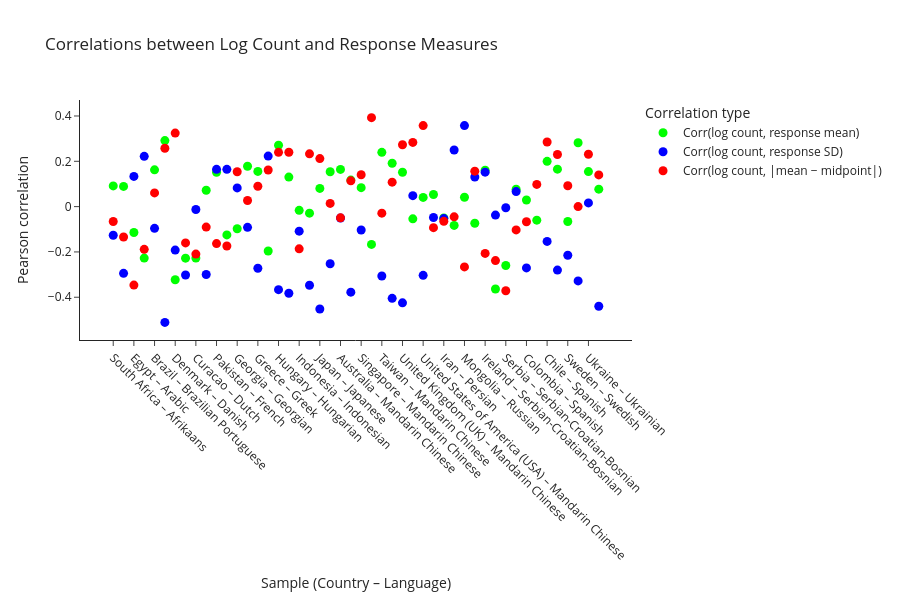

Notebook code cell kept with this figure:
### Code cell
fig = go.Figure()

fig.add_trace(go.Scatter(
    x=df_plot["sample"],
    y=df_plot["corr_logcount_response_mean"],
    mode="markers",
    name="Corr(log count, response mean)",
    marker=dict(size=9, color="lime")
))

fig.add_trace(go.Scatter(
    x=df_plot["sample"],
    y=df_plot["corr_logcount_response_sd"],
    mode="markers",
    name="Corr(log count, response SD)",
    marker=dict(size=9, color= 'blue')
))

fig.add_trace(go.Scatter(
    x=df_plot["sample"],
    y=df_plot["corr_logcount_abs_dist_midpoint"],
    mode="markers",
    name="Corr(log count, |mean − midpoint|)",
    marker=dict(size=9, color="red")
))

fig.update_layout(
    title="Correlations between Log Count and Response Measures",
    yaxis_title="Pearson correlation",
    xaxis_title="Sample (Country – Language)",
    xaxis_tickangle=45,
    height=600,
    legend_title="Correlation type",
    template="simple_white"
)

fig.show()

### Figure 1 — Plotly figure (JSON) as saved in the notebook; plotly's stock layout.template omitted (floating-point values rounded to 4 significant figures)
{"data": [{"marker": {"color": "lime", "size": 9}, "mode": "markers", "name": "Corr(log count, response mean)", "type": "scatter", "x": ["South Africa – Afrikaans", "Syria – Arabic", "Egypt – Arabic", "Jordan – Arabic", "Brazil – Brazilian Portuguese", "Bulgaria – Bulgarian", "Denmark – Danish", "Netherlands – Dutch", "Curacao – Dutch", "Finland – Finnish", "Pakistan – French", "France – French", "Georgia – Georgian", "Germany – German", "Greece – Greek", "Israel – Hebrew", "Hungary – Hungarian", "Iceland – Icelandic", "Indonesia – Indonesian", "Italy – Italian", "Japan – Japanese", "New Zealand – Mandarin Chinese", "Australia – Mandarin Chinese", "Hong Kong (S.A.R) – Mandarin Chinese", "Singapore – Mandarin Chinese", "Ghana – Mandarin Chinese", "Taiwan – Mandarin Chinese", "China – Mandarin Chinese", "United Kingdom (UK) – Mandarin Chinese", "Canada – Mandarin Chinese", "United States of America (USA) – Mandarin Chinese", "India – Marathi", "Iran – Persian", "Kazakhstan – Russian", "Mongolia – Russian", "Russia – Russian", "Ireland – Serbian-Croatian-Bosnian", "Croatia – Serbian-Croatian-Bosnian", "Serbia – Serbian-Croatian-Bosnian", "Peru – Spanish", "Colombia – Spanish", "Trinidad and Tobago – Spanish", "Chile – Spanish", "Malaysia – Standard Malay", "Sweden – Swedish", "Turkey – Turkish", "Ukraine – Ukrainian", "Vietnam – Vietnamese"], "y": [0.09149, 0.08929, -0.1143, -0.2273, 0.1624, 0.2915, -0.3229, -0.2276, -0.2272, 0.07204, 0.1515, -0.1249, -0.09763, 0.1781, 0.1555, -0.1958, 0.2709, 0.1304, -0.0164, -0.029, 0.08045, 0.1537, 0.1641, 0.1172, 0.08375, -0.1669, 0.2394, 0.1915, 0.1518, -0.05386, 0.04066, 0.05354, -0.05, -0.08289, 0.04157, -0.07352, 0.1605, -0.3636, -0.2599, 0.07704, 0.02941, -0.05972, 0.2, 0.1652, -0.06579, 0.2819, 0.1546, 0.07716]}, {"marker": {"color": "blue", "size": 9}, "mode": "markers", "name": "Corr(log count, response SD)", "type": "scatter", "x": ["South Africa – Afrikaans", "Syria – Arabic", "Egypt – Arabic", "Jordan – Arabic", "Brazil – Brazilian Portuguese", "Bulgaria – Bulgarian", "Denmark – Danish", "Netherlands – Dutch", "Curacao – Dutch", "Finland – Finnish", "Pakistan – French", "France – French", "Georgia – Georgian", "Germany – German", "Greece – Greek", "Israel – Hebrew", "Hungary – Hungarian", "Iceland – Icelandic", "Indonesia – Indonesian", "Italy – Italian", "Japan – Japanese", "New Zealand – Mandarin Chinese", "Australia – Mandarin Chinese", "Hong Kong (S.A.R) – Mandarin Chinese", "Singapore – Mandarin Chinese", "Ghana – Mandarin Chinese", "Taiwan – Mandarin Chinese", "China – Mandarin Chinese", "United Kingdom (UK) – Mandarin Chinese", "Canada – Mandarin Chinese", "United States of America (USA) – Mandarin Chinese", "India – Marathi", "Iran – Persian", "Kazakhstan – Russian", "Mongolia – Russian", "Russia – Russian", "Ireland – Serbian-Croatian-Bosnian", "Croatia – Serbian-Croatian-Bosnian", "Serbia – Serbian-Croatian-Bosnian", "Peru – Spanish", "Colombia – Spanish", "Trinidad and Tobago – Spanish", "Chile – Spanish", "Malaysia – Standard Malay", "Sweden – Swedish", "Turkey – Turkish", "Ukraine – Ukrainian", "Vietnam – Vietnamese"], "y": [-0.1265, -0.2945, 0.1333, 0.222, -0.09586, -0.5109, -0.1917, -0.3017, -0.01279, -0.2997, 0.1645, 0.1644, 0.08256, -0.09156, -0.2718, 0.2229, -0.3665, -0.3825, -0.1083, -0.3471, -0.452, -0.2521, -0.05047, -0.3776, -0.103, NaN, -0.3062, -0.4047, -0.4247, 0.04828, -0.3032, -0.04789, -0.05284, 0.2498, 0.3575, 0.1308, 0.1521, -0.03743, -0.00508, 0.06639, -0.2706, NaN, -0.1535, -0.2802, -0.2145, -0.3279, 0.01634, -0.4397]}, {"marker": {"color": "red", "size": 9}, "mode": "markers", "name": "Corr(log count, |mean − midpoint|)", "type": "scatter", "x": ["South Africa – Afrikaans", "Syria – Arabic", "Egypt – Arabic", "Jordan – Arabic", "Brazil – Brazilian Portuguese", "Bulgaria – Bulgarian", "Denmark – Danish", "Netherlands – Dutch", "Curacao – Dutch", "Finland – Finnish", "Pakistan – French", "France – French", "Georgia – Georgian", "Germany – German", "Greece – Greek", "Israel – Hebrew", "Hungary – Hungarian", "Iceland – Icelandic", "Indonesia – Indonesian", "Italy – Italian", "Japan – Japanese", "New Zealand – Mandarin Chinese", "Australia – Mandarin Chinese", "Hong Kong (S.A.R) – Mandarin Chinese", "Singapore – Mandarin Chinese", "Ghana – Mandarin Chinese", "Taiwan – Mandarin Chinese", "China – Mandarin Chinese", "United Kingdom (UK) – Mandarin Chinese", "Canada – Mandarin Chinese", "United States of America (USA) – Mandarin Chinese", "India – Marathi", "Iran – Persian", "Kazakhstan – Russian", "Mongolia – Russian", "Russia – Russian", "Ireland – Serbian-Croatian-Bosnian", "Croatia – Serbian-Croatian-Bosnian", "Serbia – Serbian-Croatian-Bosnian", "Peru – Spanish", "Colombia – Spanish", "Trinidad and Tobago – Spanish", "Chile – Spanish", "Malaysia – Standard Malay", "Sweden – Swedish", "Turkey – Turkish", "Ukraine – Ukrainian", "Vietnam – Vietnamese"], "y": [-0.06593, -0.1342, -0.3464, -0.1887, 0.06057, 0.2576, 0.3245, -0.1602, -0.2094, -0.09044, -0.1632, -0.1737, 0.1539, 0.02699, 0.08972, 0.1616, 0.2396, 0.2399, -0.1864, 0.2328, 0.212, 0.01423, -0.04963, 0.1139, 0.1406, 0.3928, -0.02889, 0.108, 0.2732, 0.2834, 0.3576, -0.09292, -0.06504, -0.04516, -0.2662, 0.1566, -0.2066, -0.2383, -0.3714, -0.1028, -0.06682, 0.09809, 0.2851, 0.2301, 0.09231, 2.582e-05, 0.231, 0.1401]}], "layout": {"height": 600, "legend": {"title": {"text": "Correlation type"}}, "title": {"text": "Correlations between Log Count and Response Measures"}, "xaxis": {"tickangle": 45, "title": {"text": "Sample (Country – Language)"}}, "yaxis": {"title": {"text": "Pearson correlation"}}}}
